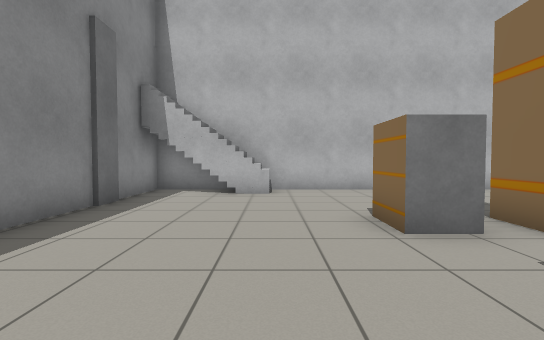
View 1 (above)

18 first-person views from a walk through a Gazebo world. The camera is 0.94 m above the floor, tilts 2° down and sees 85° across. Floor lines are 1 m apart. The floor is counted in squares, 1 m on a side. Each view is taken from the middle of a square. On the plan, view 1 faces up. The plan holds only what a view shows up to about 11 squares ahead; the rest is blank. Simple shapes stand in for some stock models. Some surface patterns are stand-ins.

View 2
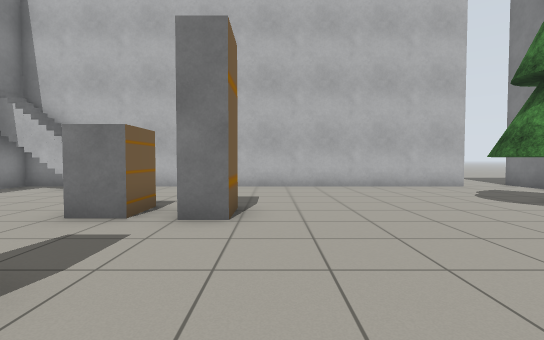

View 3
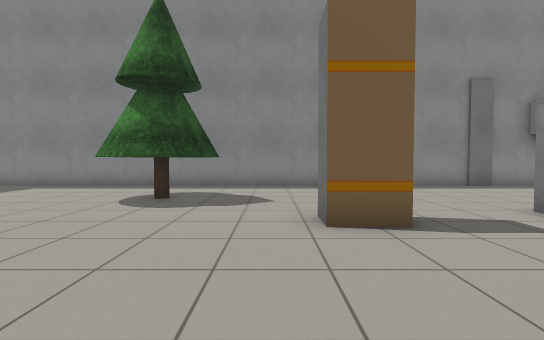

View 4
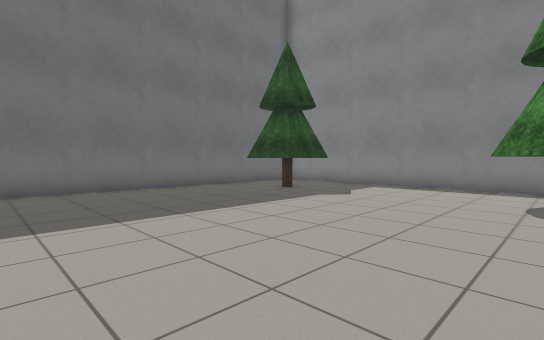

View 5
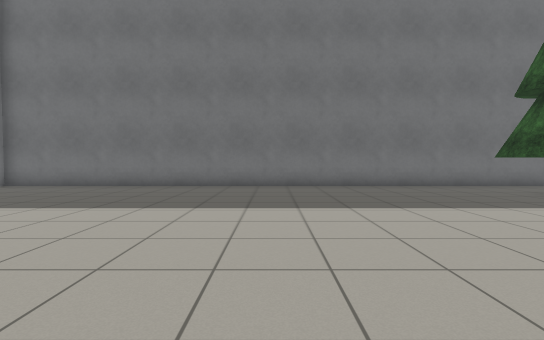

View 6
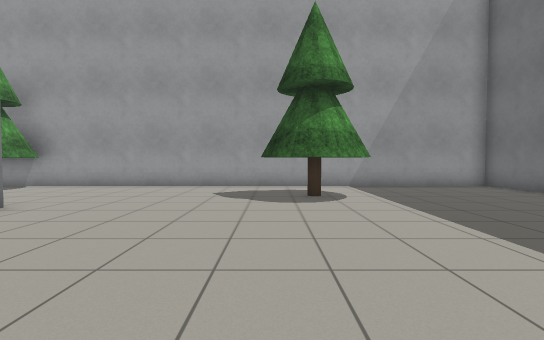

View 7
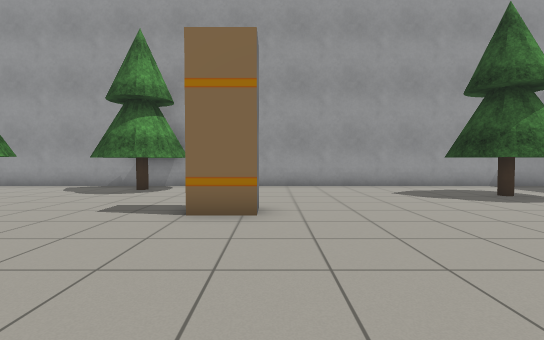

View 8
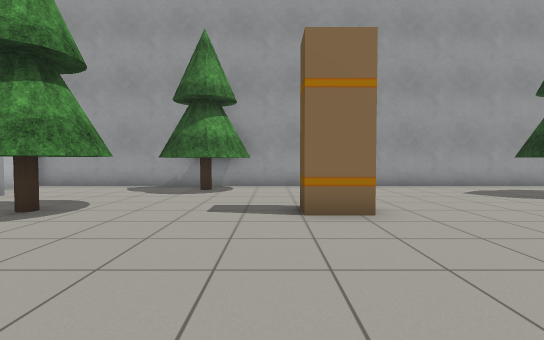

View 9
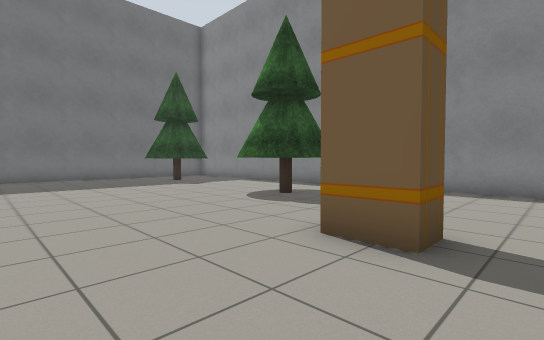

View 10
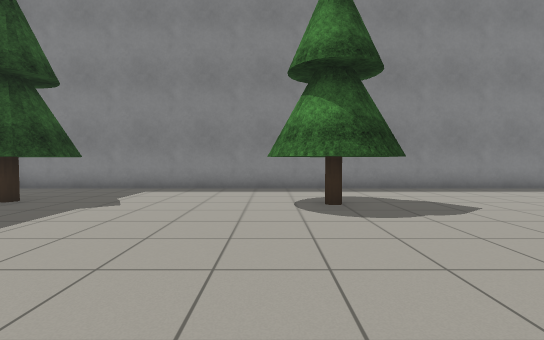

View 11
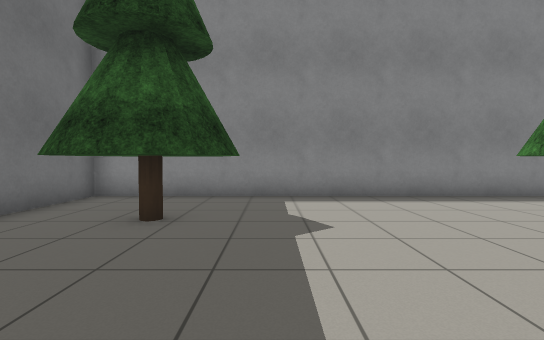

View 12
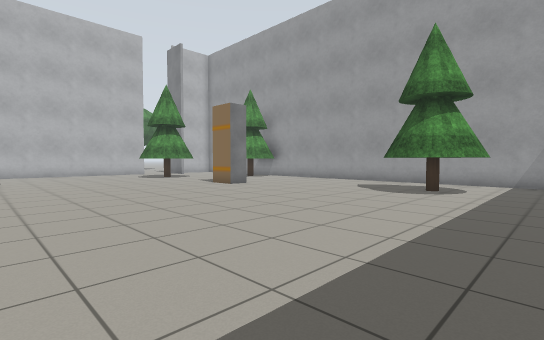

View 13
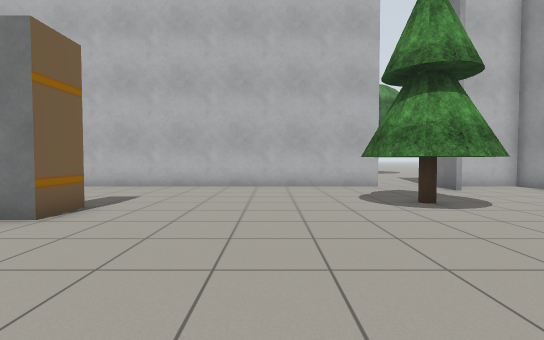

View 14
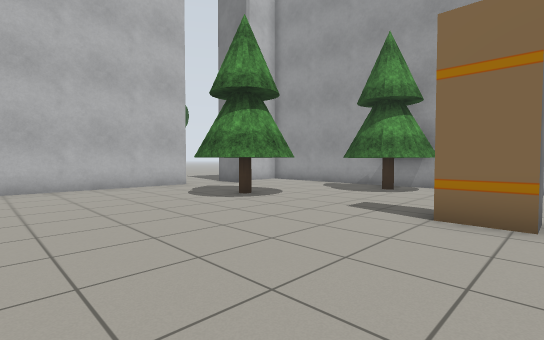

View 15
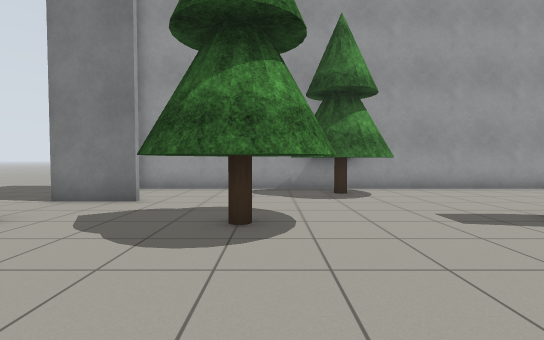

View 16
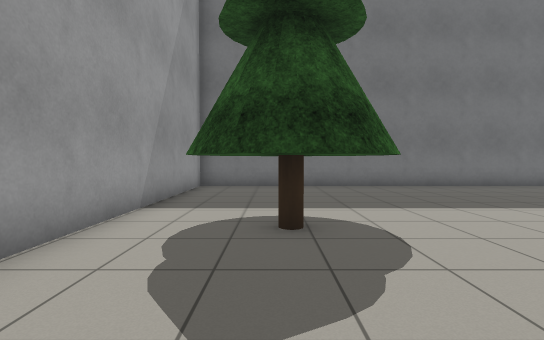

View 17
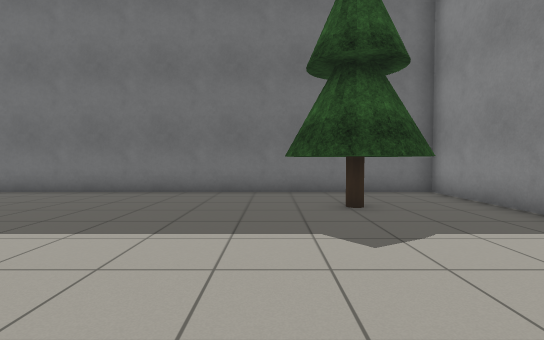

View 18
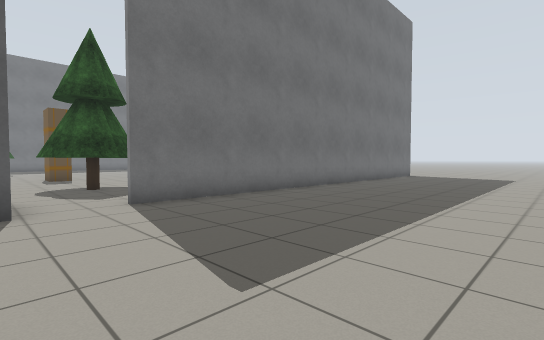

### Floor plan
Points are (right, up) in squares from view 1. A wall is a line through its corners. A room is listed if a view was taken in it or the views show most of it. See-through windows are left out.
Room 1 (views 1, 2, 3, 4, 5, 6, 7, 8, 9, 10, 11, 12, 13, 14, 15, 16, 17)
walls: (11.7, 9.4) (0.5, 9.4); (-3.6, 7.4) (-3.6, -13.6) (16.6, -13.6) (16.6, 9.4) (14.6, 9.4)
ways out: opening at (-1.5, 7.2) to room 2; opening at (13, 9) to room 2
objects: window (-4, 6); pine tree (-2, -12) to (0, -10); pine tree (-1, -5) to (1, -3); other object (2, 0) to (3, 1); other object (2, 4) to (2, 5); other object (4, 4) to (4, 5); pine tree (10, 4) to (13, 7); other object (11, 0) to (12, 0); pine tree (13, -8) to (15, -6); pine tree (14, 2) to (16, 4); door leaf (14, 8) to (14, 10)
Room 2 (view 18)
walls: (-3.6, 9.4) (-3.6, 7.4); (4.9, 9.5) (11.7, 9.5)
ways out: opening at (-1.5, 7.2) to room 1; opening at (13, 9) to room 1
objects: stairs (-3, 8) to (0, 9)

Where each view was taken, in squares from view 1:
view 1: 0 up, 0 right, facing up
view 2: 1 down, 5 right, facing up
view 3: 1 down, 7 right, facing left
view 4: 4 down, 7 right, facing down-left
view 5: 3 down, 7 right, facing down
view 6: 6 down, 6 right, facing right
view 7: 1 down, 6 right, facing right
view 8: 1 up, 6 right, facing right
view 9: 2 up, 6 right, facing down-left
view 10: 5 down, 6 right, facing left
view 11: 9 down, 4 right, facing left
view 12: 10 down, 4 right, facing up-right
view 13: 1 down, 8 right, facing up
view 14: 1 down, 6 right, facing up-right
view 15: 5 up, 7 right, facing right
view 16: 3 down, 14 right, facing down
view 17: 5 down, 1 right, facing down
view 18: 16 up, 14 right, facing down-left
